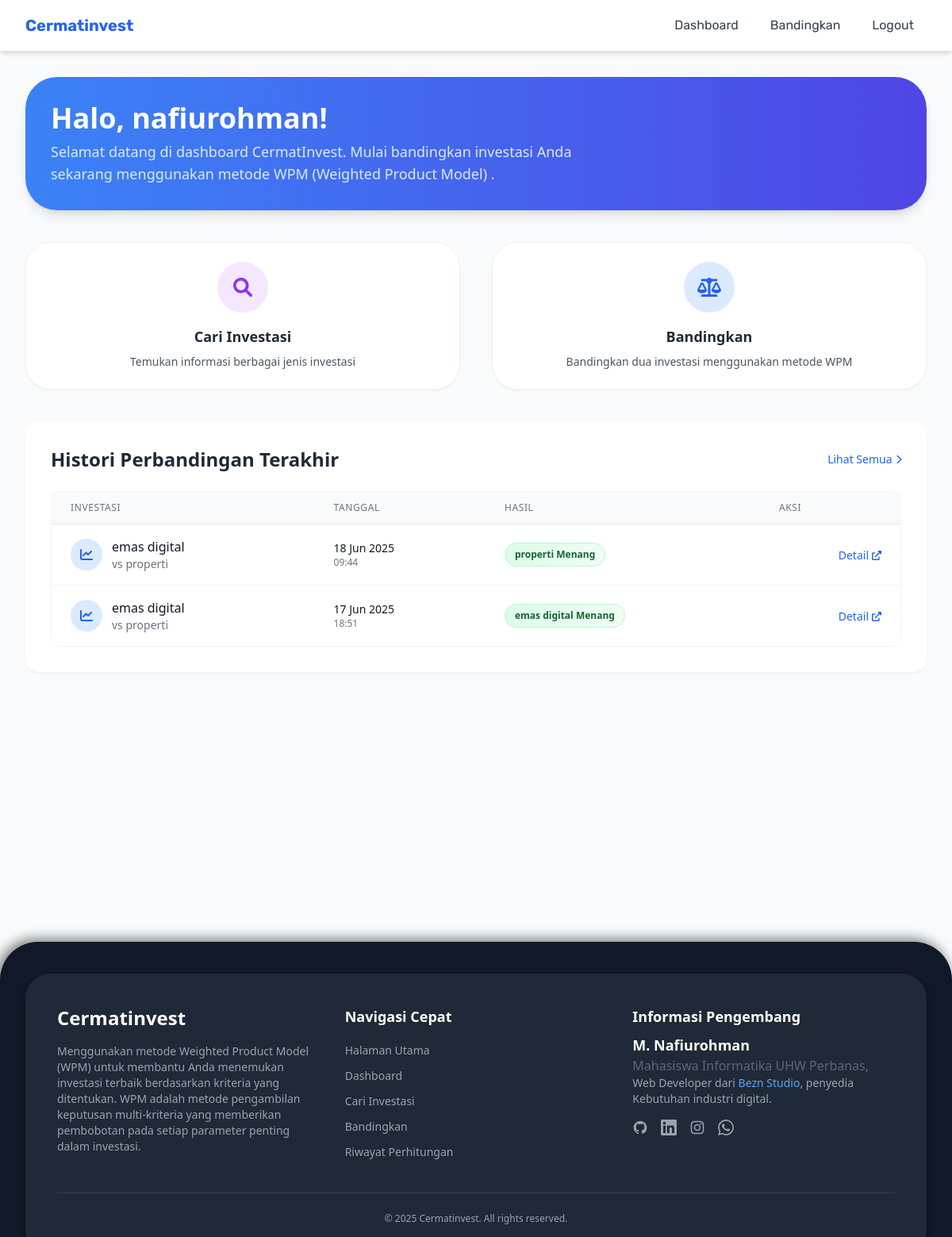
Page /dashboard.php (signed in) on the committed database.
### tables this page shows
CREATE TABLE `user` (
  `id_user` int(11) NOT NULL,
  `nama` varchar(100) NOT NULL,
  `email` varchar(100) NOT NULL,
  `password` varchar(255) NOT NULL,
  `created_at` timestamp NOT NULL DEFAULT current_timestamp()
);

CREATE TABLE `perbandingan` (
  `id` int(11) NOT NULL,
  `id_user` int(11) NOT NULL,
  `nama_investasi_1` varchar(255) NOT NULL,
  `nama_investasi_2` varchar(255) NOT NULL,
  `winner` varchar(255) NOT NULL,
  `persentase_1` decimal(5,2) NOT NULL,
  `persentase_2` decimal(5,2) NOT NULL,
  `tujuan_investasi` varchar(50) NOT NULL,
  `tanggal` datetime NOT NULL
);

### includes/auth_check.php (called while the page is built, shortened)
<?php
require_once __DIR__ . '/../config/database.php';
$user_id = $_SESSION['user_id'];
$stmt = $pdo->prepare("SELECT * FROM user WHERE id_user = ?");
$stmt->execute([$user_id]);
$user = $stmt->fetch(PDO::FETCH_ASSOC);
?>

### dashboard.php (the view, shortened to what this page needs)
<?php
require_once 'includes/auth_check.php';
require_once 'config/database.php';
include 'includes/header.php';
try {
    $stmt = $pdo->prepare("
        SELECT * FROM perbandingan
        WHERE id_user = ?
        ORDER BY tanggal DESC
        LIMIT 5
    ");
    $stmt->execute([$user_id]);
    $history = $stmt->fetchAll(PDO::FETCH_ASSOC);
} catch (PDOException $e) {
    error_log("Database error: " . $e->getMessage());
    $history = [];
}
?>
<!DOCTYPE html>
<html lang="en" class="scroll-smooth">
<head>
    <link rel="stylesheet" href="https://cdnjs.cloudflare.com/ajax/libs/font-awesome/6.0.0/css/all.min.css">
    <script src="https://cdn.tailwindcss.com"></script>
</head>
<body class="font-rubik bg-gray-50">
    <div class="min-h-screen flex flex-col">
        <main class="flex-grow p-6 md:p-8">
            <div class="max-w-7xl mx-auto">
                <section class="mb-10">
                    <div class="bg-gradient-to-r from-blue-500 to-indigo-600 rounded-[2.5rem] p-8 shadow-lg">
                        <h1 class="text-3xl md:text-4xl font-bold text-white mb-2">Halo, <?php echo htmlspecialchars($user['nama']); ?>!</h1>
                        <p class="text-blue-100 text-lg max-w-2xl">Selamat datang di dashboard CermatInvest. Mulai bandingkan investasi Anda sekarang menggunakan metode WPM (Weighted Product Model) .</p>
                    </div>
                </section>
                <section class="mb-10">
                    <div class="grid grid-cols-2 md:grid-cols-2 lg:grid-cols-2 gap-10">
                        <a href="cari_investasi.php" class="bg-white p-6 rounded-[2rem] shadow-sm hover:shadow-md transition duration-300 border border-gray-100 hover:border-blue-200 flex flex-col items-center text-center">
                            <div class="bg-purple-100 p-4 rounded-full mb-4 w-16 h-16 flex items-center justify-center">
                                <i class="fas fa-search text-purple-600 text-2xl"></i>
                            </div>
                            <h3 class="font-bold text-lg text-gray-800 mb-2">Cari Investasi</h3>
                            <p class="text-gray-600 text-sm">Temukan informasi berbagai jenis investasi</p>
                        </a>
                        <a href="input_kriteria.php" class="bg-white p-6 rounded-[2rem] shadow-sm hover:shadow-md transition duration-300 border border-gray-100 hover:border-blue-200 flex flex-col items-center text-center">
                            <div class="bg-blue-100 p-4 rounded-full mb-4 w-16 h-16 flex items-center justify-center">
                                <i class="fas fa-balance-scale text-blue-600 text-2xl"></i>
                            </div>
                            <h3 class="font-bold text-lg text-gray-800 mb-2">Bandingkan</h3>
                            <p class="text-gray-600 text-sm">Bandingkan dua investasi menggunakan metode WPM</p>
                        </a>
                    </div>
                </section>
                <section>
                    <div class="bg-white p-6 md:p-8 rounded-2xl shadow-sm">
                        <div class="flex justify-between items-center mb-6">
                            <h2 class="text-xl md:text-2xl font-bold text-gray-800">Histori Perbandingan Terakhir</h2>
                            <a href="histori.php?id_user=<?php echo $user_id; ?>" class="text-sm text-blue-600 hover:text-blue-800 font-medium flex items-center gap-1">
    Lihat Semua <i class="fas fa-chevron-right text-xs"></i>
</a>
                        </div>
                        <?php if (count($history) > 0): ?>
                            <div class="overflow-x-auto rounded-xl border border-gray-100">
                                <table class="min-w-full divide-y divide-gray-200">
                                    <thead class="bg-gray-50">
                                        <tr>
                                            <th class="px-6 py-3 text-left text-xs font-medium text-gray-500 uppercase tracking-wider rounded-tl-xl">Investasi</th>
                                            <th class="px-6 py-3 text-left text-xs font-medium text-gray-500 uppercase tracking-wider">Tanggal</th>
                                            <th class="px-6 py-3 text-left text-xs font-medium text-gray-500 uppercase tracking-wider">Hasil</th>
                                            <th class="px-6 py-3 text-left text-xs font-medium text-gray-500 uppercase tracking-wider rounded-tr-xl">Aksi</th>
                                        </tr>
                                    </thead>
                                    <tbody class="bg-white divide-y divide-gray-100">
                                        <?php foreach ($history as $item): ?>
                                            <tr class="hover:bg-gray-50 transition duration-150">
                                                <td class="px-6 py-4 whitespace-nowrap">
                                                    <div class="flex items-center gap-3">
                                                        <div class="flex-shrink-0 h-10 w-10 bg-blue-100 rounded-full flex items-center justify-center">
                                                            <i class="fas fa-chart-line text-blue-600"></i>
                                                        </div>
                                                        <div>
                                                            <div class="font-medium text-gray-900"><?php echo htmlspecialchars($item['nama_investasi_1']); ?></div>
                                                            <div class="text-sm text-gray-500">vs <?php echo htmlspecialchars($item['nama_investasi_2']); ?></div>
                                                        </div>
                                                    </div>
                                                </td>
                                                <td class="px-6 py-4 whitespace-nowrap">
                                                    <div class="text-sm text-gray-900 font-medium"><?php echo date('d M Y', strtotime($item['tanggal'])); ?></div>
                                                    <div class="text-xs text-gray-500"><?php echo date('H:i', strtotime($item['tanggal'])); ?></div>
                                                </td>
                                                <td class="px-6 py-4 whitespace-nowrap">
                                                    <span class="px-3 py-1 inline-flex text-xs leading-5 font-semibold rounded-full bg-gradient-to-r from-green-100 to-green-50 text-green-800 border border-green-200">
                                                        <?php echo htmlspecialchars($item['winner']); ?> Menang
                                                    </span>
                                                </td>
                                                <td class="px-6 py-4 whitespace-nowrap text-right">
                                                    <a href="detail_hasil.php?id=<?php echo $item['id']; ?>" class="text-blue-600 hover:text-blue-900 font-medium text-sm inline-flex items-center gap-1">
                                                        Detail <i class="fas fa-external-link-alt text-xs"></i>
                                                    </a>
                                                </td>
                                            </tr>
                                        <?php endforeach; ?>
                                    </tbody>
                                </table>
                            </div>
                        <?php endif; ?>
                    </div>
                </section>
            </div>
        </main>
        <?php include 'includes/footer.php'; ?>
    </div>
</body>
</html>

### includes/header.php (shortened to what this page needs)
<!DOCTYPE html>
<html lang="en">
<head>
    <script src="https://cdn.tailwindcss.com"></script>
</head>
<body class="bg-gray-50 text-gray-900">
<nav class="font-rubik sticky top-0 bg-white shadow-md border-b border-gray-200 z-50">
  <div class="max-w-7xl mx-auto px-4 sm:px-6 lg:px-8">
    <div class="flex justify-between h-16 items-center">
      <a href="index.php" class="flex items-center space-x-2 text-primary font-bold text-xl">
        <span>Cermatinvest</span>
      </a>
      <div class="hidden md:flex items-center gap-2 z-50">
        <?php if (isset($_SESSION['user_id'])): ?>
          <a href="dashboard.php" class="text-gray-700 px-4 py-2 rounded-full hover:text-white hover:bg-blue-600 transition duration-300">Dashboard</a>
          <a href="input_kriteria.php" class="text-gray-700 px-4 py-2 rounded-full hover:text-white hover:bg-blue-600 transition duration-300">Bandingkan</a>
          <a href="logout.php" class="text-gray-700 px-4 py-2 rounded-full hover:bg-red-500 hover:text-white transition duration-300">Logout</a>
        <?php else: ?>
          <a href="./login.php" class="text-gray-700 px-4 py-2 rounded-full hover:text-white hover:bg-blue-600 transition duration-300">Login</a>
          <a href="./register.php" class="text-gray-700 px-4 py-2 rounded-full hover:text-white hover:bg-blue-600 transition duration-300">Register</a>
        <?php endif; ?>
      </div>
    </div>
  </div>
</nav>

### includes/footer.php (shortened to what this page needs)
<footer class="mt-12 bg-gray-900 text-gray-300 rounded-t-[3rem] shadow-[-4px_-4px_15px_rgba(0,0,0,0.5)]">
  <div class="max-w-7xl mx-auto px-4 sm:px-6 lg:px-8 py-8 md:py-10">
    <div class="bg-gray-800 rounded-[2rem] p-6 sm:p-8 md:p-10 shadow-[0_7px_10px_rgba(0,0,0,0.3)]">
      <div class="grid grid-cols-1 md:grid-cols-3 gap-8">
        <div class="footer-about">
          <div class="flex items-center mb-4">
            <h3 class="text-2xl font-bold text-white">Cermatinvest</h3>
          </div>
          <p class="text-gray-400 mb-4 text-sm">
            Menggunakan metode Weighted Product Model (WPM) untuk membantu Anda menemukan
            investasi terbaik berdasarkan kriteria yang ditentukan. WPM adalah metode
            pengambilan keputusan multi-kriteria yang memberikan pembobotan pada setiap
            parameter penting dalam investasi.
          </p>
        </div>
        <div class="footer-links">
          <h3 class="text-lg font-bold mb-4 text-white">Navigasi Cepat</h3>
          <ul class="space-y-2">
          <li>
              <a
                href="./index.php"
                class="text-gray-400 hover:text-white transition-colors text-sm"
                >Halaman Utama</a
              >
            </li>
            <li>
              <a
                href="./dashboard.php"
                class="text-gray-400 hover:text-white transition-colors text-sm"
                >Dashboard</a
              >
            </li>
            <li>
              <a
                href="./cari_investasi.php"
                class="text-gray-400 hover:text-white transition-colors text-sm"
                >Cari Investasi</a
              >
            </li>
            <li>
              <a
                href="./input_kriteria.php"
                class="text-gray-400 hover:text-white transition-colors text-sm"
                >Bandingkan</a
              >
            </li>
            <li>
              <a
                href="./histori.php"
                class="text-gray-400 hover:text-white transition-colors text-sm"
                >Riwayat Perhitungan</a
              >
            </li>
          </ul>
        </div>
        <div class="footer-contact">
          <h3 class="text-lg font-bold mb-2 text-white">Informasi Pengembang</h3>
          <h3 class="text-lg font-bold text-white">M. Nafiurohman</h3>
          <p class="text-gray-400 opacity-50 ">Mahasiswa Informatika UHW Perbanas,</p>
          <p class="text-gray-400 text-sm mb-4">
            Web Developer dari <a href="https://lp-beznstudio.web.app" class="text-blue-400 hover:text-blue-300">Bezn Studio</a>,
            penyedia Kebutuhan industri digital.
          </p>
          <div class="social-links flex space-x-4">
            <a
              href="https://github.com/NAFIUROHMAN"
              class="text-gray-400 hover:text-white transition-colors"
              aria-label="GitHub"
            >
            </a>
            <a
              href="https://www.linkedin.com/in/m-nafiurohman-b93a09288/"
              class="text-gray-400 hover:text-blue-500 transition-colors"
              aria-label="LinkedIn"
            >
            </a>
            <a
              href="https://www.instagram.com/mnapikk"
              class="text-gray-400 hover:text-pink-500 transition-colors"
              aria-label="Instagram"
            >
            </a>
            <a
              href="https://wa.me/6281358198565"
              class="text-gray-400 hover:text-green-500 transition-colors"
              aria-label="WhatsApp"
            >
            </a>
          </div>
        </div>
      </div>
      <div class="border-t border-gray-700 pt-6 mt-8 text-center text-gray-400 text-xs">
        <p>&copy; <?php echo date("Y"); ?> Cermatinvest. All rights reserved.</p>
      </div>
    </div>
  </div>
</footer>

### rows in the picture
user: nama "nafiurohman"
perbandingan: nama_investasi_1 "emas digital", nama_investasi_2 "properti", tanggal "18 Jun 2025", tanggal "09:44", winner "properti"
perbandingan: nama_investasi_1 "emas digital", nama_investasi_2 "properti", tanggal "17 Jun 2025", tanggal "18:51", winner "emas digital"
